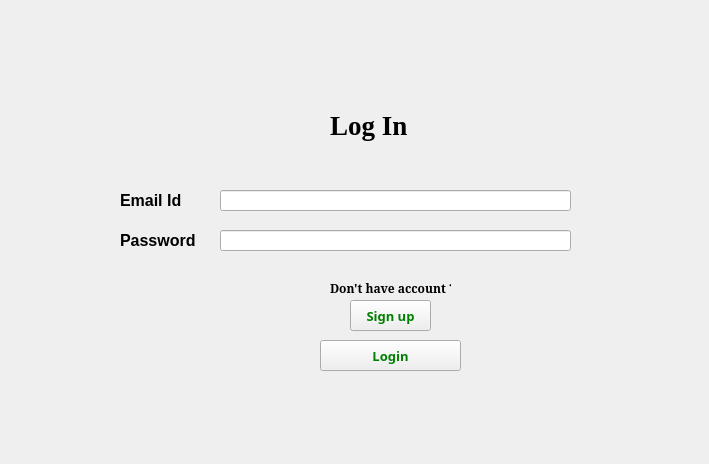
<?xml version="1.0" encoding="UTF-8"?>
<ui version="4.0">
 <class>Form</class>
 <widget class="QWidget" name="Form">
  <property name="geometry">
   <rect>
    <x>0</x>
    <y>0</y>
    <width>709</width>
    <height>464</height>
   </rect>
  </property>
  <property name="font">
   <font>
    <family>Microsoft JhengHei Light</family>
    <pointsize>10</pointsize>
   </font>
  </property>
  <property name="windowTitle">
   <string>Form</string>
  </property>
  <widget class="QLabel" name="label">
   <property name="geometry">
    <rect>
     <x>330</x>
     <y>110</y>
     <width>141</width>
     <height>31</height>
    </rect>
   </property>
   <property name="font">
    <font>
     <family>Times New Roman</family>
     <pointsize>20</pointsize>
     <weight>75</weight>
     <bold>true</bold>
    </font>
   </property>
   <property name="text">
    <string>Log In </string>
   </property>
  </widget>
  <widget class="QLineEdit" name="tb3">
   <property name="geometry">
    <rect>
     <x>220</x>
     <y>190</y>
     <width>351</width>
     <height>21</height>
    </rect>
   </property>
  </widget>
  <widget class="QLabel" name="lb3">
   <property name="geometry">
    <rect>
     <x>120</x>
     <y>190</y>
     <width>81</width>
     <height>20</height>
    </rect>
   </property>
   <property name="font">
    <font>
     <family>MS Sans Serif</family>
     <pointsize>12</pointsize>
     <weight>75</weight>
     <bold>true</bold>
    </font>
   </property>
   <property name="text">
    <string>Email Id</string>
   </property>
  </widget>
  <widget class="QPushButton" name="pb2">
   <property name="geometry">
    <rect>
     <x>320</x>
     <y>340</y>
     <width>141</width>
     <height>31</height>
    </rect>
   </property>
   <property name="font">
    <font>
     <pointsize>10</pointsize>
     <weight>75</weight>
     <bold>true</bold>
    </font>
   </property>
   <property name="styleSheet">
    <string notr="true">color: green;</string>
   </property>
   <property name="text">
    <string>Login</string>
   </property>
  </widget>
  <widget class="QLineEdit" name="tb4">
   <property name="geometry">
    <rect>
     <x>220</x>
     <y>230</y>
     <width>351</width>
     <height>21</height>
    </rect>
   </property>
  </widget>
  <widget class="QLabel" name="lb4">
   <property name="geometry">
    <rect>
     <x>120</x>
     <y>230</y>
     <width>81</width>
     <height>20</height>
    </rect>
   </property>
   <property name="font">
    <font>
     <family>MS Sans Serif</family>
     <pointsize>12</pointsize>
     <weight>75</weight>
     <bold>true</bold>
    </font>
   </property>
   <property name="text">
    <string>Password</string>
   </property>
  </widget>
  <widget class="QPushButton" name="pb3">
   <property name="geometry">
    <rect>
     <x>350</x>
     <y>300</y>
     <width>81</width>
     <height>31</height>
    </rect>
   </property>
   <property name="font">
    <font>
     <pointsize>10</pointsize>
     <weight>75</weight>
     <bold>true</bold>
    </font>
   </property>
   <property name="styleSheet">
    <string notr="true">color: green;</string>
   </property>
   <property name="text">
    <string>Sign up</string>
   </property>
  </widget>
  <widget class="QLabel" name="lb4_2">
   <property name="geometry">
    <rect>
     <x>330</x>
     <y>280</y>
     <width>121</width>
     <height>16</height>
    </rect>
   </property>
   <property name="font">
    <font>
     <family>Garamond</family>
     <pointsize>9</pointsize>
     <weight>75</weight>
     <bold>true</bold>
    </font>
   </property>
   <property name="text">
    <string>Don't have account ?</string>
   </property>
  </widget>
 </widget>
 <resources/>
 <connections/>
</ui>
